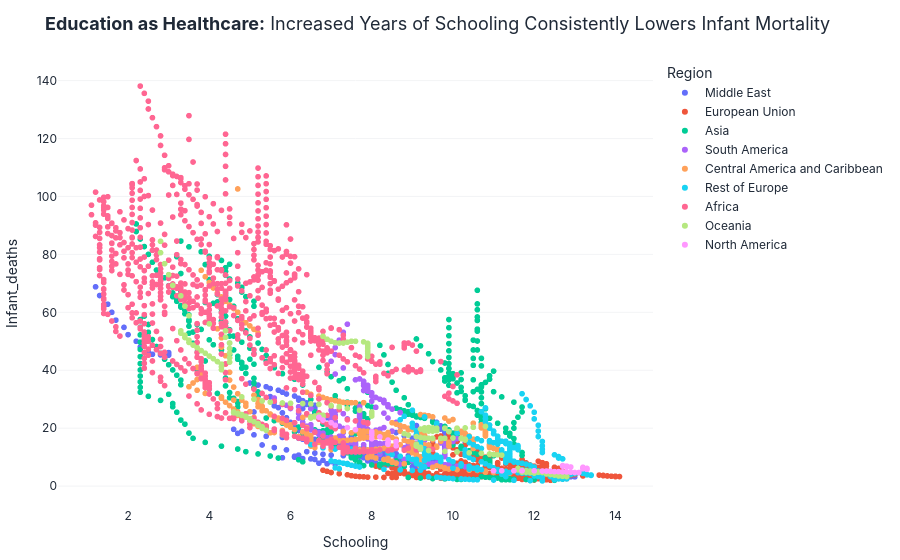

This figure's notebook cell:
### Code cell
# Q3: Does higher Schooling correlate with reduced Infant Mortality across Regions?
fig3 = px.scatter(
    df,
    x="Schooling",
    y="Infant_deaths",
    color="Region",
    title="<b>Education as Healthcare:</b> Increased Years of Schooling Consistently Lowers Infant Mortality"
)

apply_clean_theme(fig3)
fig3.show()

### Figure 1 — Plotly figure (JSON) as saved in the notebook; plotly's stock layout.template omitted (floating-point values rounded to 4 significant figures; data arrays with more than 128 entries replaced by an {"elided": "..."} marker saying what was removed)
{"data": [{"hovertemplate": "Region=Middle East<br>Schooling=%{x}<br>Infant_deaths=%{y}<extra></extra>", "legendgroup": "Middle East", "marker": {"color": "#636efa", "symbol": "circle"}, "mode": "markers", "name": "Middle East", "showlegend": true, "type": "scattergl", "x": {"elided": "224 float values"}, "xaxis": "x", "y": {"elided": "224 float values"}, "yaxis": "y"}, {"hovertemplate": "Region=European Union<br>Schooling=%{x}<br>Infant_deaths=%{y}<extra></extra>", "legendgroup": "European Union", "marker": {"color": "#EF553B", "symbol": "circle"}, "mode": "markers", "name": "European Union", "showlegend": true, "type": "scattergl", "x": {"elided": "432 float values"}, "xaxis": "x", "y": {"elided": "432 float values"}, "yaxis": "y"}, {"hovertemplate": "Region=Asia<br>Schooling=%{x}<br>Infant_deaths=%{y}<extra></extra>", "legendgroup": "Asia", "marker": {"color": "#00cc96", "symbol": "circle"}, "mode": "markers", "name": "Asia", "showlegend": true, "type": "scattergl", "x": {"elided": "432 float values"}, "xaxis": "x", "y": {"elided": "432 float values"}, "yaxis": "y"}, {"hovertemplate": "Region=South America<br>Schooling=%{x}<br>Infant_deaths=%{y}<extra></extra>", "legendgroup": "South America", "marker": {"color": "#ab63fa", "symbol": "circle"}, "mode": "markers", "name": "South America", "showlegend": true, "type": "scattergl", "x": {"elided": "192 float values"}, "xaxis": "x", "y": {"elided": "192 float values"}, "yaxis": "y"}, {"hovertemplate": "Region=Central America and Caribbean<br>Schooling=%{x}<br>Infant_deaths=%{y}<extra></extra>", "legendgroup": "Central America and Caribbean", "marker": {"color": "#FFA15A", "symbol": "circle"}, "mode": "markers", "name": "Central America and Caribbean", "showlegend": true, "type": "scattergl", "x": {"elided": "304 float values"}, "xaxis": "x", "y": {"elided": "304 float values"}, "yaxis": "y"}, {"hovertemplate": "Region=Rest of Europe<br>Schooling=%{x}<br>Infant_deaths=%{y}<extra></extra>", "legendgroup": "Rest of Europe", "marker": {"color": "#19d3f3", "symbol": "circle"}, "mode": "markers", "name": "Rest of Europe", "showlegend": true, "type": "scattergl", "x": {"elided": "240 float values"}, "xaxis": "x", "y": {"elided": "240 float values"}, "yaxis": "y"}, {"hovertemplate": "Region=Africa<br>Schooling=%{x}<br>Infant_deaths=%{y}<extra></extra>", "legendgroup": "Africa", "marker": {"color": "#FF6692", "symbol": "circle"}, "mode": "markers", "name": "Africa", "showlegend": true, "type": "scattergl", "x": {"elided": "816 float values"}, "xaxis": "x", "y": {"elided": "816 float values"}, "yaxis": "y"}, {"hovertemplate": "Region=Oceania<br>Schooling=%{x}<br>Infant_deaths=%{y}<extra></extra>", "legendgroup": "Oceania", "marker": {"color": "#B6E880", "symbol": "circle"}, "mode": "markers", "name": "Oceania", "showlegend": true, "type": "scattergl", "x": {"elided": "176 float values"}, "xaxis": "x", "y": {"elided": "176 float values"}, "yaxis": "y"}, {"hovertemplate": "Region=North America<br>Schooling=%{x}<br>Infant_deaths=%{y}<extra></extra>", "legendgroup": "North America", "marker": {"color": "#FF97FF", "symbol": "circle"}, "mode": "markers", "name": "North America", "showlegend": true, "type": "scattergl", "x": [7.0, 12.7, 8.2, 12.5, 8.6, 13.3, 11.2, 13.2, 13.1, 12.7, 12.8, 8.0, 13.3, 11.5, 13.0, 12.8, 12.6, 12.4, 12.9, 11.7, 12.0, 12.2, 12.9, 13.3, 8.6, 12.4, 12.7, 13.2, 12.3, 12.7, 13.2, 8.0, 6.8, 7.6, 8.0, 13.2, 13.3, 12.8, 8.0, 7.4, 8.4, 7.1, 8.4, 8.4, 11.0, 12.8, 6.7, 12.8], "xaxis": "x", "y": [21.9, 7.1, 17.0, 5.0, 13.9, 6.0, 5.3, 6.4, 4.7, 7.0, 4.9, 18.2, 6.1, 5.3, 4.7, 6.9, 5.0, 5.1, 6.6, 5.3, 5.3, 5.2, 4.8, 5.9, 15.4, 5.1, 6.9, 6.0, 5.2, 4.9, 6.2, 16.4, 22.8, 19.5, 18.8, 6.5, 5.8, 6.7, 17.6, 20.2, 14.9, 21.0, 15.9, 14.4, 5.3, 6.8, 23.8, 6.7], "yaxis": "y"}], "layout": {"font": {"color": "#1F2937", "family": "Inter, Arial, sans-serif"}, "legend": {"title": {"text": "Region"}, "tracegroupgap": 0}, "margin": {"b": 40, "l": 40, "r": 40, "t": 60}, "paper_bgcolor": "#FFFFFF", "plot_bgcolor": "#FFFFFF", "title": {"font": {"family": "Inter, Arial, sans-serif", "size": 18}, "text": "<b>Education as Healthcare:</b> Increased Years of Schooling Consistently Lowers Infant Mortality"}, "xaxis": {"anchor": "y", "domain": [0, 1], "showgrid": false, "title": {"text": "Schooling"}, "zeroline": false}, "yaxis": {"anchor": "x", "domain": [0, 1], "gridcolor": "#F3F4F6", "showgrid": true, "title": {"text": "Infant_deaths"}, "zeroline": false}}}
